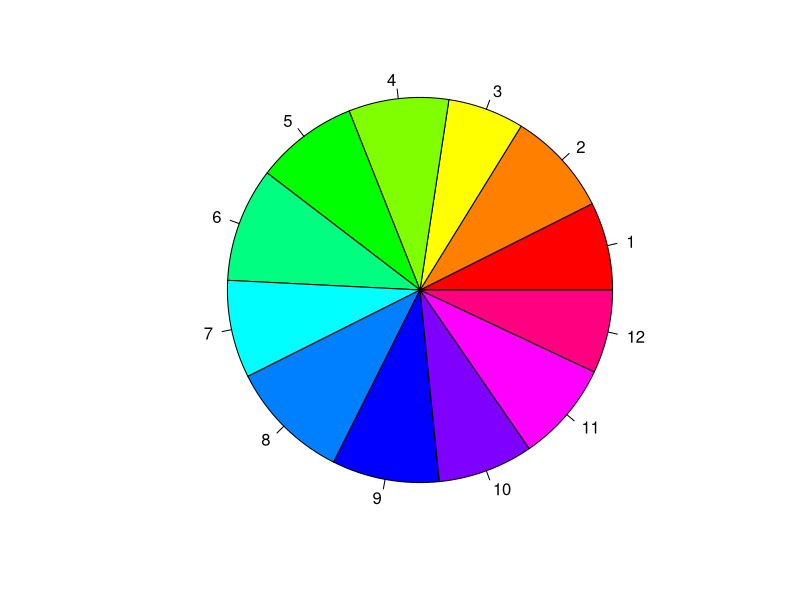
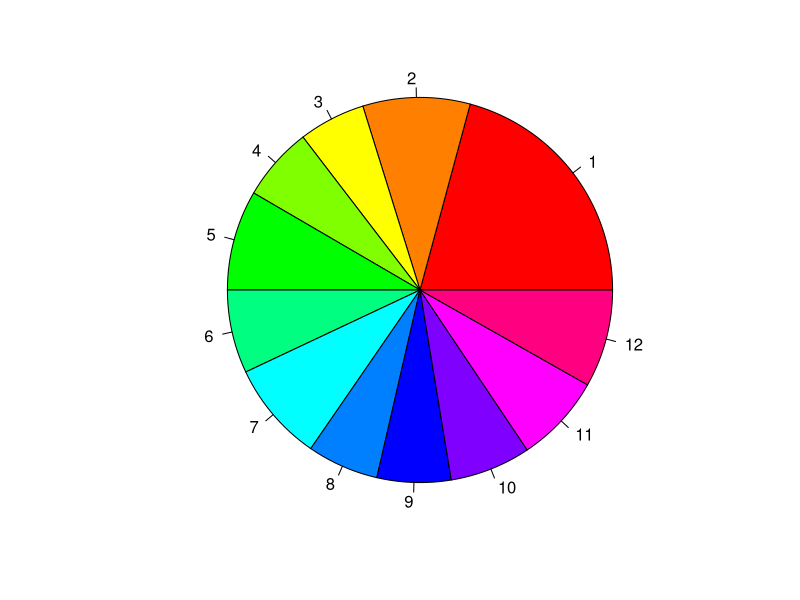

Recreate these plots in R, in order. (Note: a time limit stopped this script after it produced the figures.)
# (a) Rolling a die

###  (i) Simulate rolling a fair 12-sided die 500 times. Generate a pie chart of the results

roll_1 <- (sample(c(1:12), 500, replace=TRUE))
table_1 <- table(roll_1)
piepercent <- round(100*roll_1/sum(roll_1), 1)
pie(table_1, labels=(1:12), radius=1, col=rainbow(12))

### (ii) Simulate rolling an unfair 12-sided die 500 times, where rolling a 1 is three times more likely to occur than the rest of the outcomes. Generate a pie chart of the results.

p <- c(0.3, rep(0.1, 11))
roll_2 <- sample(c(1:12), 500, replace=TRUE, prob=p)
table_2 <- table(roll_2)
pie(table_2, labels=(1:12), radius=1, col=rainbow(12))

### (iii) Simulate rolling a pair of fair 12-sided die 10000 times. From the results, estimate the probability that the sum of the two dice is equal to 10. What is the exact theoretical probability?

roll_3_1 <- sample(c(1:12), 10000, replace=TRUE)
roll_3_2 <- sample(c(1:12), 10000, replace=TRUE)
count_sum <- 0
for (i in 1:10000) {
    if (roll_3_1[i] + roll_3_2[i] == 10) {
        count_sum <- count_sum + 1
    }
}
cat('Estimated probability: ', count_sum/10000,'\n')

# (b) Playing the lottery

## 4 numbers
play_count <- 0
lotto_4 <- function() {
    n <- 0
    ticket <- sort(c(6,9,4,2))
    draw <- c(0,0,0,0)
    while (!all(ticket==sort(draw))) {
        n <- n+1
        draw <- sort(sample(1:49, 4, replace=FALSE))
        print(n) 
    }
    return(list("play_count" = n, "ticket" = ticket))
}

draws <- lotto_4()
cat("Play counts: ", draws$play_count, "\n")
cat("Drawn ticket: ", draws$ticket, "\n")
cat("Number of years before winning: ", draws$play_count/52, '\n')
cat("Net earning: ", 16*10^6 - draws$play_count*3, '\n')

## 6 numbers

play_count2 <- 0
lotto_6 <- function() {
    k <- 0
    ticket2 <- sort(c(3,23,32,18,46,37))
    draw2 <- c(0,0,0,0,0,0)
    while (!all(ticket2==sort(draw2))) {
        k <- k+1
        draw2 <- sort(sample(1:49, 6, replace=FALSE))
        print(k)
        print(draw2) 
    }
    return(list("play_count" = k, "ticket" = ticket2))
}

draws2 <- lotto_6()
cat("Play counts: ", draws2$play_count2, "\n")
cat("Drawn ticket: ", draws2$ticket2, "\n")
cat("Number of years before winning: ", draws2$play_count2/52, '\n')
cat("Net earning: ", 16*10^6 - draws2$play_count2*3, '\n')
